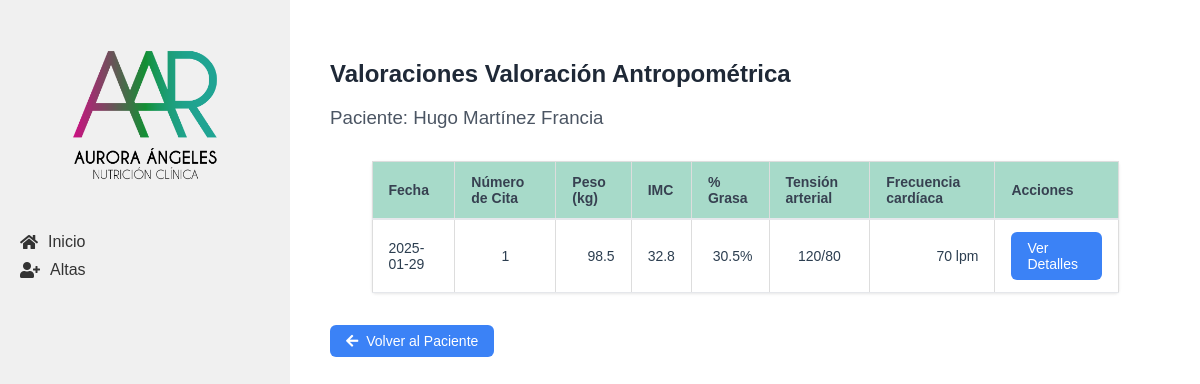
/pacientes/11/valoraciones, run on an earlier commit of the app's database.
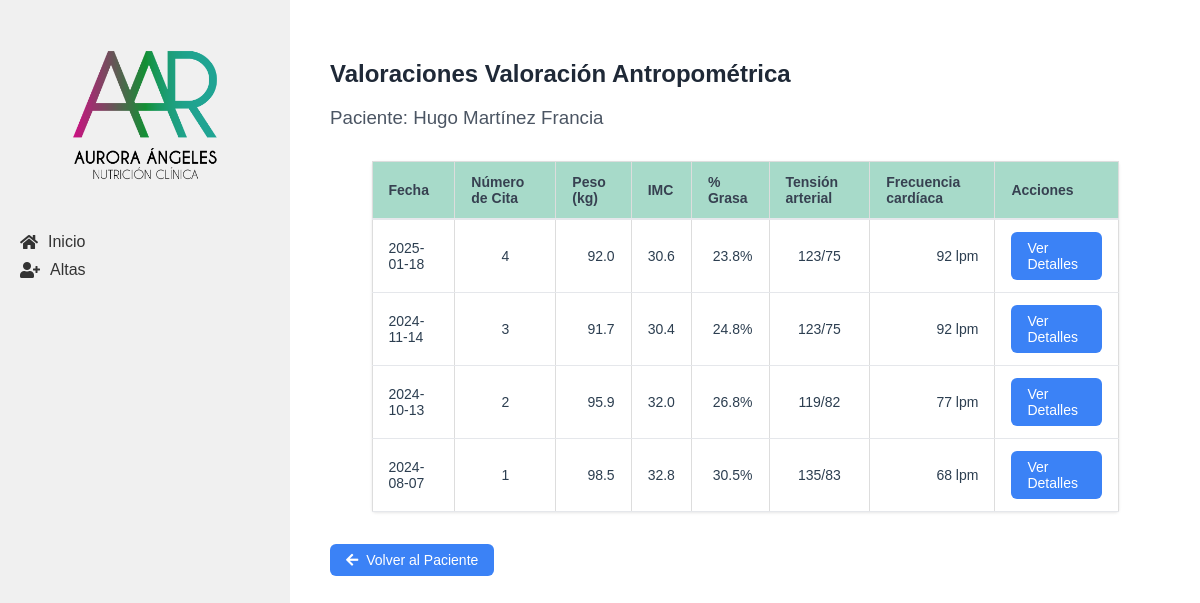
And on a later commit of the database.
### tables this page shows
CREATE TABLE "valoracion_antropometrica" (
    id INTEGER PRIMARY KEY AUTOINCREMENT,
    paciente_id INTEGER NOT NULL,
    numero_cita INTEGER NOT NULL,
    fecha DATE NOT NULL,
    estatura FLOAT NOT NULL,
    peso FLOAT NOT NULL,
    imc FLOAT NOT NULL,
    grasa FLOAT NOT NULL,
    cintura FLOAT NOT NULL,
    torax FLOAT NOT NULL,
    brazo FLOAT NOT NULL,
    cadera FLOAT NOT NULL,
    pierna FLOAT NOT NULL,
    pantorrilla FLOAT NOT NULL,
    tension_arterial TEXT NOT NULL,
    frecuencia_cardiaca INTEGER NOT NULL,
    bicep FLOAT NOT NULL,
    tricep FLOAT NOT NULL,
    suprailiaco FLOAT NOT NULL,
    subescapular FLOAT NOT NULL,
    femoral FLOAT,
    porcentaje_grasa FLOAT NOT NULL,
    ultima_dieta TEXT,
    FOREIGN KEY (paciente_id) REFERENCES pacientes (id)
);

### app/controllers/valoracion_antropometrica.py (the view)
@valoracion.route('/pacientes/<int:paciente_id>/valoraciones')
def lista_valoraciones(paciente_id):
    if paciente_id == 0:
        return redirect(url_for('valoracion.todas_valoraciones'))
    paciente = Paciente.obtener_por_id(paciente_id)
    if not paciente:
        flash('Paciente no encontrado', 'error')
        return redirect(url_for('pacientes.lista_pacientes'))
    valoraciones = ValoracionAntropometrica.obtener_por_paciente(paciente_id)
    return render_template('lista_valoraciones.html', paciente=paciente, valoraciones=valoraciones)

### app/db.py (called while the page is built)
def get_db():
    if 'db' not in g:
        g.db = sqlite3.connect(
            'pacientes.db',
            detect_types=sqlite3.PARSE_DECLTYPES
        )
        g.db.row_factory = sqlite3.Row
    return g.db

def query_db(query, args=(), one=False):
    cur = get_db().execute(query, args)
    rv = cur.fetchall()
    cur.close()
    return (rv[0] if rv else None) if one else rv

### app/models/paciente.py (called while the page is built)
    @staticmethod
    def obtener_por_id(id):
        return query_db('SELECT * FROM pacientes WHERE id = ?', [id], one=True)

### app/models/valoracion_antropometrica.py (called while the page is built)
    @staticmethod
    def obtener_por_paciente(paciente_id):
        return query_db('''
            SELECT * FROM valoracion_antropometrica
            WHERE paciente_id = ?
            ORDER BY fecha DESC
        ''', [paciente_id])

### app/templates/lista_valoraciones.html (shortened to what this page needs)
{% extends "base.html" %}
{% block content %}
<div class="table-container">
    <header class="valoracion-header">
        <h2>Valoraciones Valoración Antropométrica</h2>
        <h3>Paciente: {{ paciente['nombre'] }} {{ paciente['apellido_paterno'] }} {{ paciente['apellido_materno'] }}</h3>
    </header>
    <table class="table">
        <thead>
            <tr>
                <th class="table__header">Fecha</th>
                <th class="table__header">Número de Cita</th>
                <th class="table__header">Peso (kg)</th>
                <th class="table__header">IMC</th>
                <th class="table__header">% Grasa</th>
                <th class="table__header">Tensión arterial</th>
                <th class="table__header">Frecuencia cardíaca</th>
                <th class="table__header">Acciones</th>
            </tr>
        </thead>
        <tbody>
            {% for valoracion in valoraciones %}
            <tr>
                <td class="table__cell">{{ valoracion['fecha'] }}</td>
                <td class="table__cell text-center">{{ valoracion['numero_cita'] }}</td>
                <td class="table__cell text-right">{{ valoracion['peso'] }}</td>
                <td class="table__cell text-right">{{ valoracion['imc'] }}</td>
                <td class="table__cell text-right">{{ valoracion['porcentaje_grasa'] }}%</td>
                <td class="table__cell text-center">{{ valoracion['tension_arterial'] }}</td>
                <td class="table__cell text-right">{{ valoracion['frecuencia_cardiaca'] }} lpm</td>
                <td class="table__cell">
                    <a href="{{ url_for('valoracion.detalle_valoracion', valoracion_id=valoracion['id']) }}"
                        class="action-button">
                        Ver Detalles
                    </a>
                </td>
            </tr>
            {% endfor %}
        </tbody>
    </table>
    <div class="valoracion-actions">
        <a href="{{ url_for('pacientes.detalle_paciente', id=paciente['id']) }}" class="action-button">
            <i class="fas fa-arrow-left"></i> Volver al Paciente
        </a>
    </div>
</div>
{% endblock %}

What changed in the data, as far as the page shows it:
removed valoracion_antropometrica: fecha "2025-01-29", numero_cita "1", peso "98.5", imc "32.8", porcentaje_grasa "30.5", tension_arterial "120/80", frecuencia_cardiaca "70"
added valoracion_antropometrica: fecha "2025-01-18", numero_cita "4", peso "92.0", imc "30.6", porcentaje_grasa "23.8", tension_arterial "123/75", frecuencia_cardiaca "92"
added valoracion_antropometrica: fecha "2024-11-14", numero_cita "3", peso "91.7", imc "30.4", porcentaje_grasa "24.8", tension_arterial "123/75", frecuencia_cardiaca "92"
added valoracion_antropometrica: fecha "2024-10-13", numero_cita "2", peso "95.9", imc "32.0", porcentaje_grasa "26.8", tension_arterial "119/82", frecuencia_cardiaca "77"
added valoracion_antropometrica: fecha "2024-08-07", numero_cita "1", peso "98.5", imc "32.8", porcentaje_grasa "30.5", tension_arterial "135/83", frecuencia_cardiaca "68"
